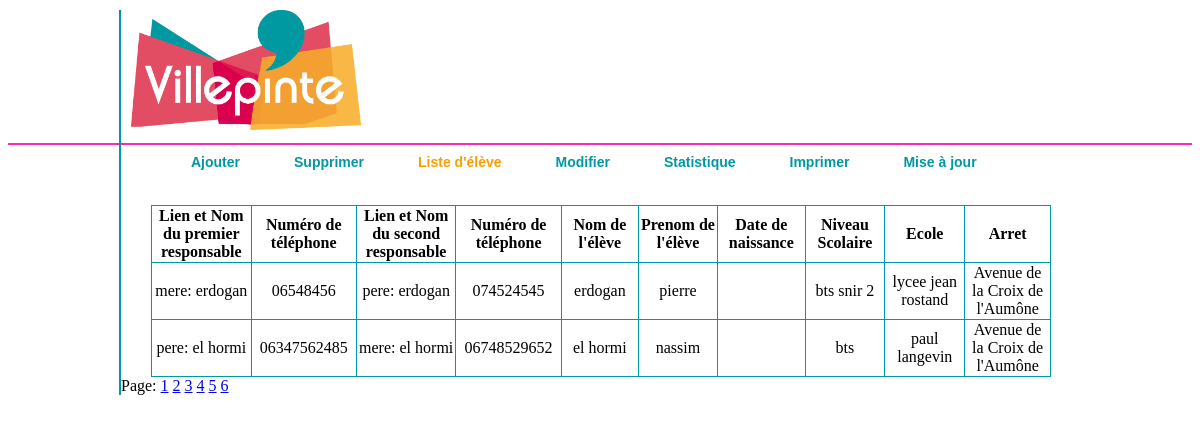
Screenshot of /test.php?page=3 with the database file from the repository.
### tables this page shows
CREATE TABLE IF NOT EXISTS `eleves` (
  `ideleves` int(11) NOT NULL AUTO_INCREMENT,
  `nom` varchar(45) DEFAULT NULL,
  `prenom` varchar(45) DEFAULT NULL,
  `rentre_seul` tinyint(1) DEFAULT NULL,
  `responsable_legal` varchar(45) DEFAULT NULL,
  `responsable_legal2` varchar(45) DEFAULT NULL,
  `numero_tel_rl` varchar(45) DEFAULT NULL,
  `numero_tel_rl2` varchar(11) DEFAULT NULL,
  `lien_parente` varchar(45) DEFAULT NULL,
  `lien_parente2` varchar(45) DEFAULT NULL,
  `periode_ramassage` varchar(45) DEFAULT NULL,
  `jours_ramassage` varchar(45) DEFAULT NULL,
  `ecole` varchar(45) DEFAULT NULL,
  `date_de_naissance` varchar(45) DEFAULT NULL,
  `niveau_scolaire` varchar(45) DEFAULT NULL,
  `QR_code` varchar(45) DEFAULT NULL,
  `arret_idarret` int(11) NOT NULL,
  PRIMARY KEY (`ideleves`),
  KEY `fk_eleves_arret1_idx` (`arret_idarret`)
);

### fonction.php (called while the page is built, shortened)
<?php
function nomArret($nb) {
	switch ($nb)
	{
		case 3 :
			return $arret = 'Avenue de la Croix de l\'Aumône';
			break;
	}
}
?>

### test.php (the view, shortened to what this page needs)
<!DOCTYPE html>
<html>
<head>
<link rel="stylesheet" href="style.css" />
</head>
<body>
	<div id="rose">
	</div>
	<div id="page">
		<header>
			<div id="image">
				<img src="image/villepinte.png" width=230 height=120
					alt="Villepinte" />
			</div>
			<nav>
				<ul id="barre">
					<li><a href="ajouter.php">Ajouter</a></li>
					<li><a href="supprimer.php">Supprimer</a></li>
					<li><a style="color: #FA9F01;" href="#">Liste d'&eacute;l&egrave;ve</a></li>
					<li><a href="modifier.php">Modifier</a></li>
					<li><a href="">Statistique</a>
						</li>
					<li><a href="imprimer.php">Imprimer</a></li>
					<li><a href="tablette.php">Mise à jour</a></li>
				</ul>
			</nav>
		</header>
		<section id="afficher">
			</br><table id="listeE">
				<tr>
					<th>Lien et Nom du premier responsable</th>
					<th>Numéro de téléphone</th>
					<th>Lien et Nom du second responsable</th>
					<th>Numéro de téléphone</th>
					<th>Nom de l'élève</th>
					<th>Prenom de l'élève</th>
					<th>Date de naissance</th>
					<th>Niveau Scolaire</th>
					<th>Ecole</th>
					<th>Arret</th>
				</tr>
	<?php
	include 'fonction.php';
try {
	$connect = new PDO ( 'mysql:host=localhost;dbname=ramastop', 'root', '', array (
			PDO::ATTR_ERRMODE => PDO::ERRMODE_EXCEPTION
	) );
} catch ( Exception $e ) {
	die ( 'Erreur de connexion : ' . $e->getMessage () );
}
$reponse = $connect->query ( 'SELECT count(*) FROM eleves' );
while ( $donnees = $reponse->fetch () ) {
	$nb = $donnees ['count(*)'];
}
$nombreDeMessagesParPage = 2;
$totalDesMessages = $nb;
$nombreDePages = ceil ( $totalDesMessages / $nombreDeMessagesParPage );
if (isset ( $_GET ['page'] ))
{
	$page = $_GET ['page'];
}
else
{
	$page = 1;
}
$premierMessageAafficher = ($page - 1) * $nombreDeMessagesParPage;
$reponse = $connect->query ( 'SELECT * FROM eleves ORDER BY nom DESC LIMIT ' . $premierMessageAafficher . ', ' . $nombreDeMessagesParPage );
while ( $donnees = $reponse->fetch () ){
		?>
<tr>
					<td><?php echo  $donnees['lien_parente'].': '.$donnees['responsable_legal'];?></td>
					<td><?php echo $donnees['numero_tel_rl'];?></td>
					<td><?php echo  $donnees['lien_parente2'].': '.$donnees['responsable_legal2'];?></td>
					<td><?php echo $donnees['numero_tel_rl2'];?></td>
					<td><?php echo $donnees['nom'];?></td>
					<td><?php echo $donnees['prenom'];?></td>
					<td><?php echo $donnees['date_de_naissance'];?></td>
					<td><?php echo $donnees['niveau_scolaire'];?></td>
					<td><?php echo $donnees['ecole'];?></td>
					<td><?php
		$nom = nomArret ( $donnees ['arret_idarret'] );
		echo $nom;
		?></td>
				</tr>
<?php
	}
?>
</table>
<?php
echo'Page: ';
for($i = 1; $i <= $nombreDePages; $i ++) {
	echo '<a href="test.php?page=' .$i . '">' . $i . '</a>
';
}?>
		</section>
	</div>
</body>
</html>

### style.css (style rules this page uses)
#rose { position: relative; top: 135px; border-top: solid; border-width: 2px; border-color: #FB2BAF; width: 100%; }
body { height: 100%; }
#image img { margin-bottom: 3px; margin-left: 10px; position: relative; }
#barre li { display: inline; padding-left: 20px; padding-right: 10px; }
#barre li a { color: #0099A1; text-decoration: none; font-family: Arial; font-weight: bold; padding-left: 10px; padding-right: 10px; width: 100%; }
#page { width: 960px; margin: 0px auto; position: relative; border-left: solid; border-width: 2px; border-color: #0099A1; height: 100%; }
table { border-collapse: collapse; }
td { border: 1px solid #0099A1; background-color: white; color: black; width: 150px }
th { border: 1px solid #0099A1; background-color: white; color: black; width: 150px }
#listeE { width: 900px; margin: auto; text-align: center; }
#barre li a { font-size: 14px; border-color: white; text-decoration: none; font-family: Arial; }

### rows the page displays
eleves: lien_parente "mere", responsable_legal "erdogan", numero_tel_rl "06548456", lien_parente2 "pere", responsable_legal2 "erdogan", numero_tel_rl2 "074524545", nom "erdogan", prenom "pierre", niveau_scolaire "bts snir 2", ecole "lycee jean rostand", arret_idarret "Avenue de la Croix de l'Aumône"
eleves: lien_parente "pere", responsable_legal "el hormi", numero_tel_rl "06347562485", lien_parente2 "mere", responsable_legal2 "el hormi", numero_tel_rl2 "06748529652", nom "el hormi", prenom "nassim", niveau_scolaire "bts", ecole "paul langevin", arret_idarret "Avenue de la Croix de l'Aumône"
